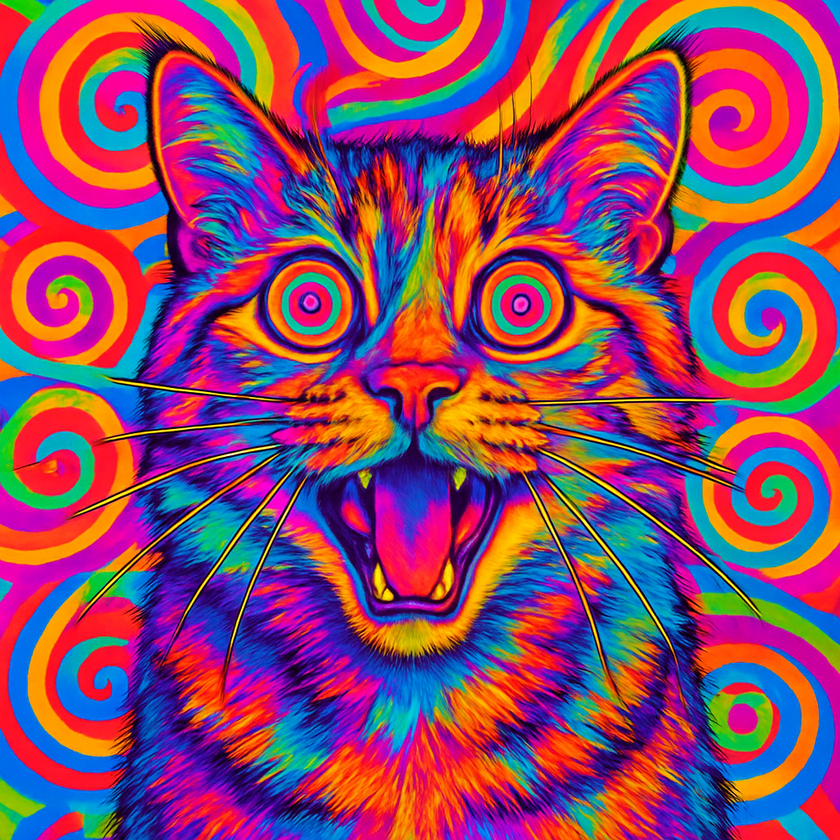
#> input picture images/supercat.png, 840 x 840 px, shrunk from 1024 x 1024 before the run
$ python trackbars.py
#> lines starting #> are read from the running program, lines starting #| are printed output that depends on the picture; after the words box and inside, x2 and y2 are one past the last pixel; in counts of white or black regions, pixels touching at a corner belong together
import cv2
import numpy as np

def nothing(x):
    pass

img = cv2.imread("images/supercat.png")
#> img is the input picture: shape (840, 840, 3); mean B, G, R 106, 71.6, 140.7
hsv = cv2.cvtColor(img, cv2.COLOR_BGR2HSV)
#> hsv: shape (840, 840, 3); mean H, S, V 101.6, 236.8, 200.3

cv2.namedWindow("Trackbars")
cv2.createTrackbar("H Min", "Trackbars", 0, 179, nothing)
#> slider 'H Min' is set to 35
cv2.createTrackbar("H Max", "Trackbars", 179, 179, nothing)
cv2.createTrackbar("S Min", "Trackbars", 0, 255, nothing)
#> slider 'S Min' is set to 51
cv2.createTrackbar("S Max", "Trackbars", 255, 255, nothing)
cv2.createTrackbar("V Min", "Trackbars", 0, 255, nothing)
#> slider 'V Min' is set to 51
cv2.createTrackbar("V Max", "Trackbars", 255, 255, nothing)

while True:
    h_min = cv2.getTrackbarPos("H Min", "Trackbars")
    h_max = cv2.getTrackbarPos("H Max", "Trackbars")
    s_min = cv2.getTrackbarPos("S Min", "Trackbars")
    s_max = cv2.getTrackbarPos("S Max", "Trackbars")
    v_min = cv2.getTrackbarPos("V Min", "Trackbars")
    v_max = cv2.getTrackbarPos("V Max", "Trackbars")

    lower = np.array([h_min, s_min, v_min])
    upper = np.array([h_max, s_max, v_max])

    mask = cv2.inRange(hsv, lower, upper)
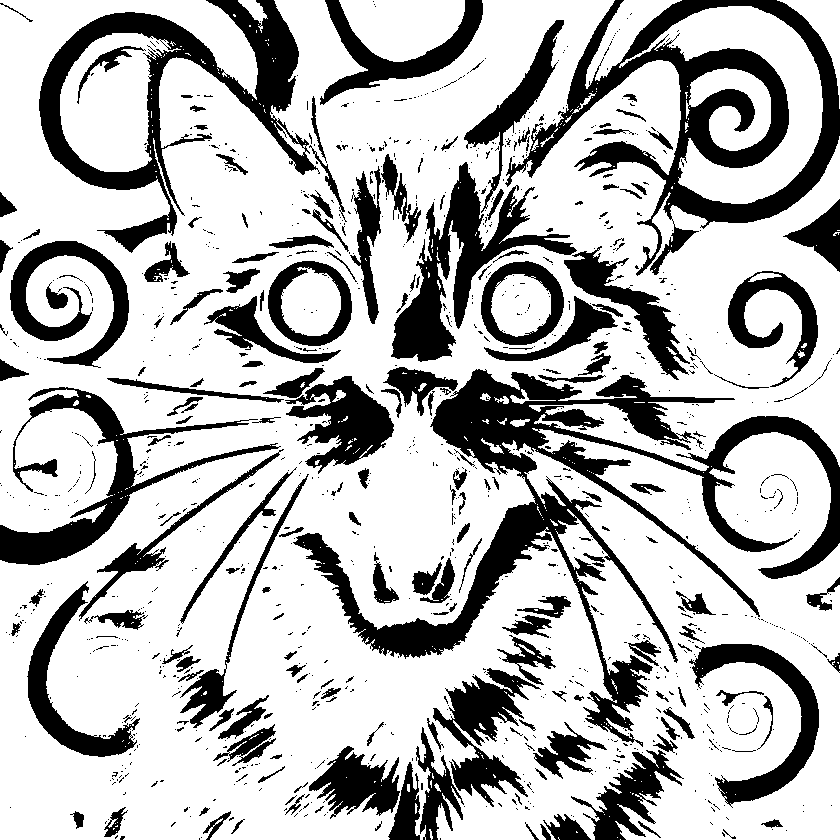
#> mask: shape (840, 840); 72.5% white; 1137 black regions (931 under 20 px), largest, box (x1, y1, x2, y2) and area: (293, 369, 840, 747) 35938, (505, 0, 840, 276) 22687, (39, 0, 320, 253) 16623
    result = cv2.bitwise_and(img, img, mask=mask)
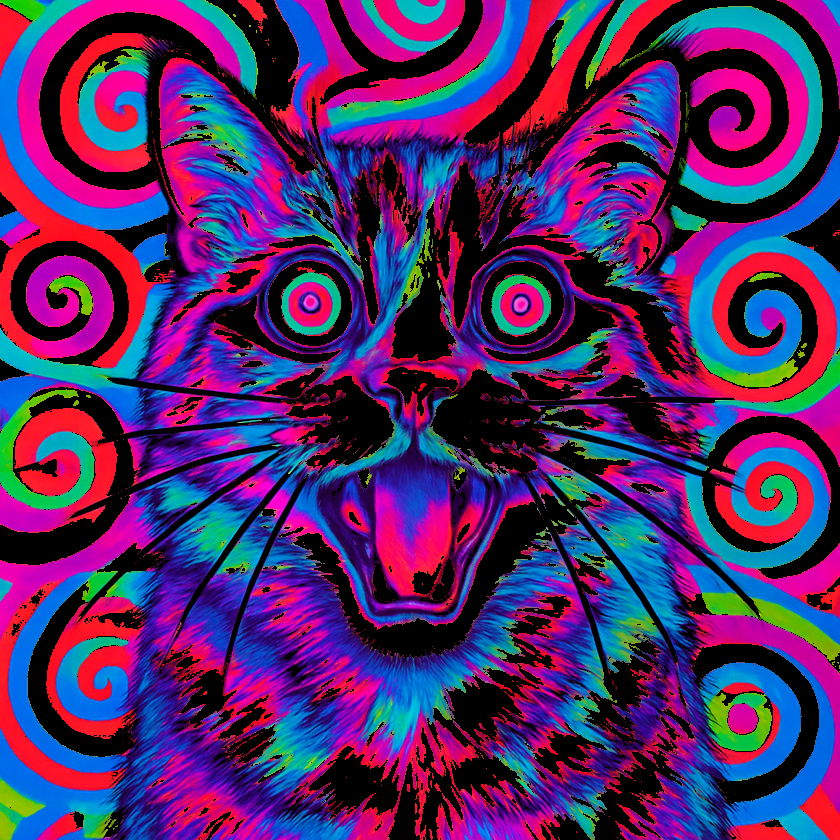
#> result: shape (840, 840, 3); mean B, G, R 102.1, 41.7, 80.3

    cv2.imshow("Mask", mask)
    cv2.imshow("Result", result)

    if cv2.waitKey(1) & 0xFF == 27:
#> (key Esc is pressed here)
        break

cv2.destroyAllWindows()

$ run again, with images/buddha.jfif saved as images/supercat.png
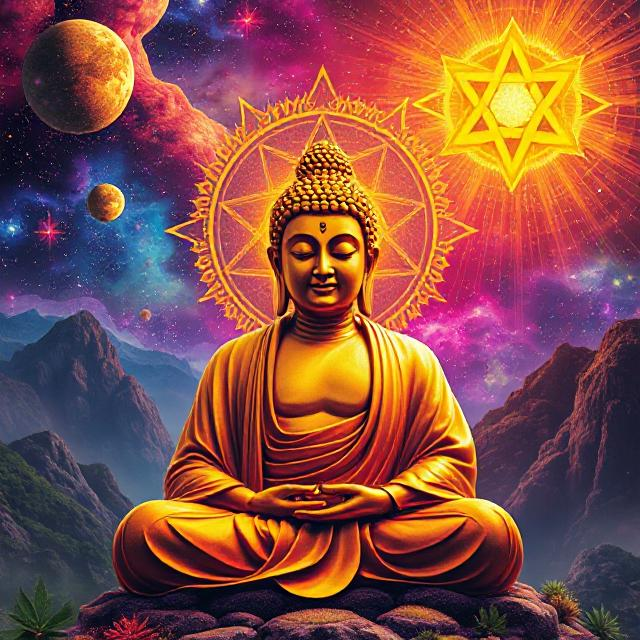
#> input picture images/buddha.jfif, 640 x 640 px
#> img is the input picture: shape (640, 640, 3); mean B, G, R 68.4, 78.2, 135.2
#> hsv: shape (640, 640, 3); mean H, S, V 91.9, 162.6, 146.7
#> `mask = cv2.inRange(hsv, lower, upper)`:
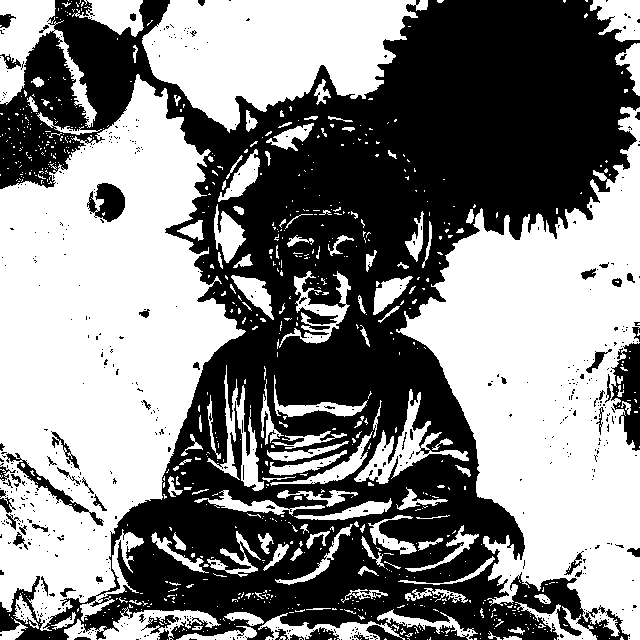
#> mask: shape (640, 640); 51.7% white; 588 black regions (530 under 20 px), largest, box (x1, y1, x2, y2) and area: (0, 0, 640, 640) 189106, (611, 343, 640, 451) 1869, (87, 183, 125, 222) 937
#> `result = cv2.bitwise_and(img, img, mask=mask)`:
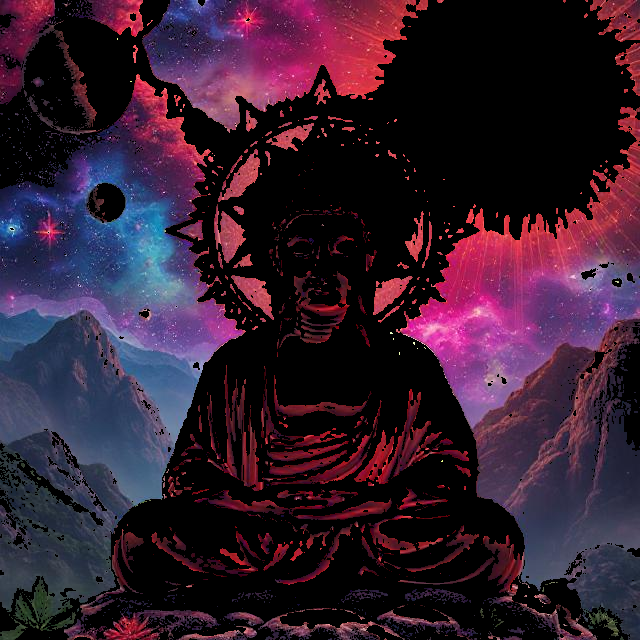
#> result: shape (640, 640, 3); mean B, G, R 47.1, 29.2, 51.4

$ run again, with images/kanareika.jpeg saved as images/supercat.png
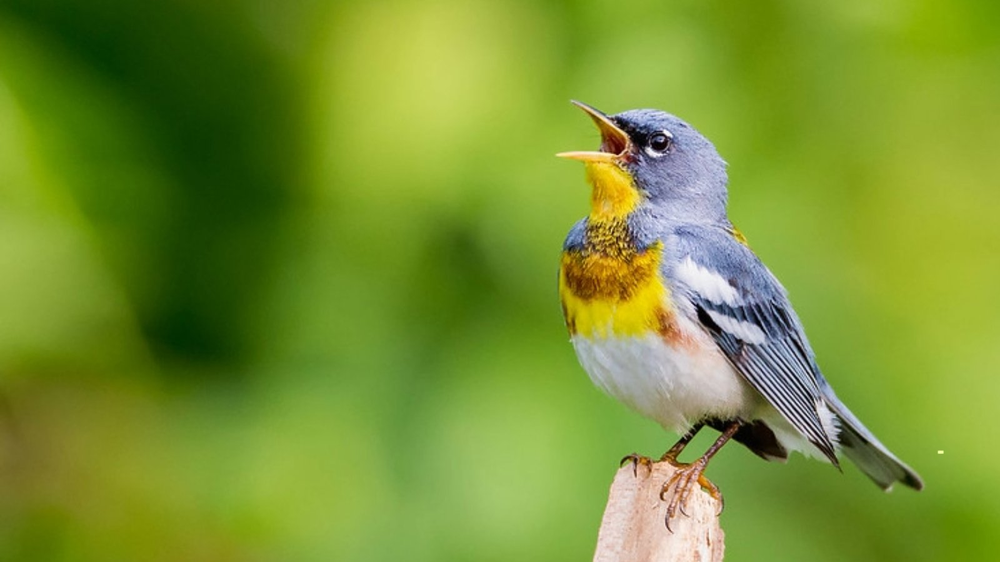
#> input picture images/kanareika.jpeg, 1000 x 562 px, shrunk from 1600 x 900 before the run
#> img is the input picture: shape (562, 1000, 3); mean B, G, R 49.6, 146.9, 119.9
#> hsv: shape (562, 1000, 3); mean H, S, V 42.6, 183.1, 150
#> `mask = cv2.inRange(hsv, lower, upper)`:
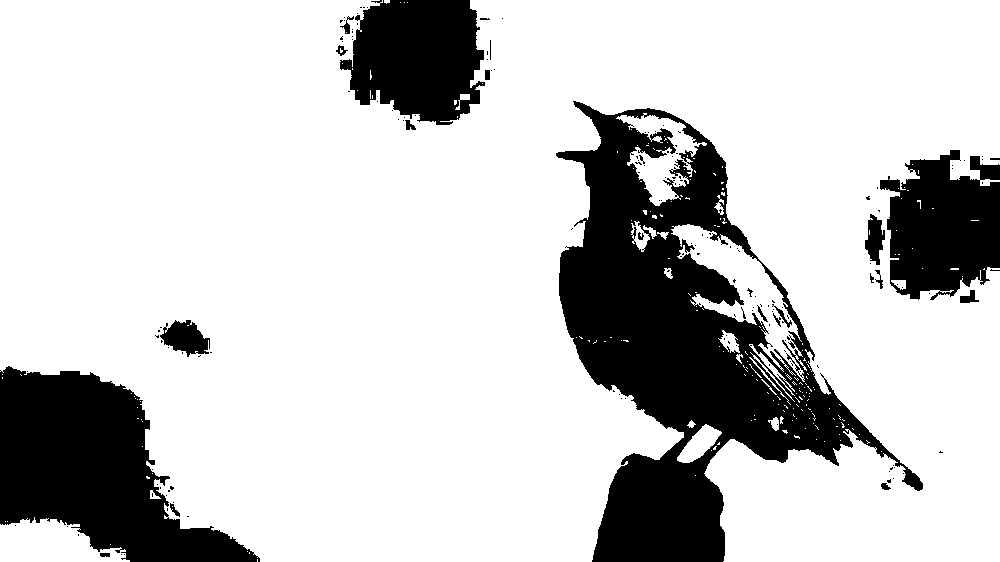
#> mask: shape (562, 1000); 78.7% white; 163 black regions (139 under 20 px), largest, box (x1, y1, x2, y2) and area: (556, 101, 923, 562) 62714, (0, 366, 260, 562) 27271, (340, 0, 485, 125) 13474
#> `result = cv2.bitwise_and(img, img, mask=mask)`:
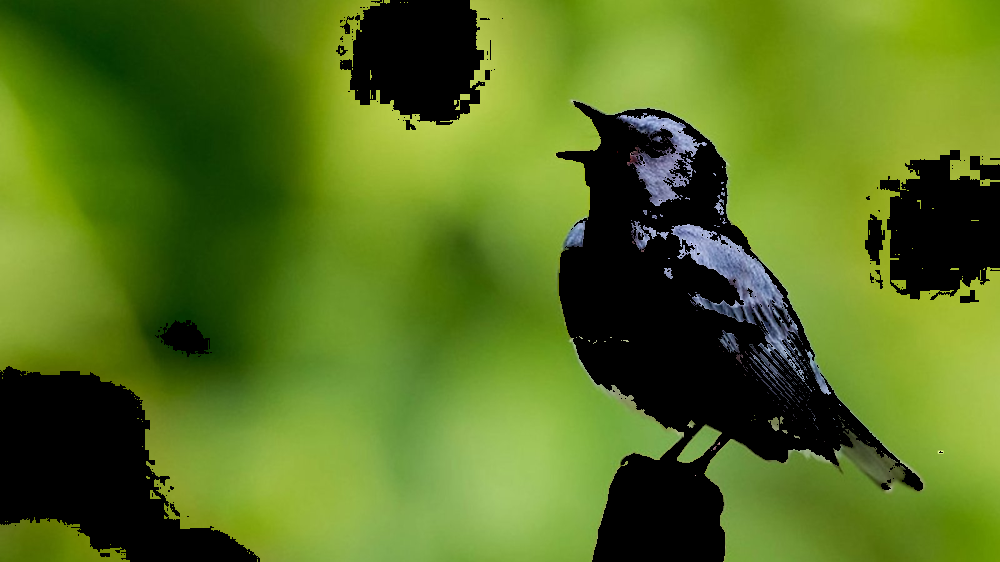
#> result: shape (562, 1000, 3); mean B, G, R 31.3, 113.5, 86.1
